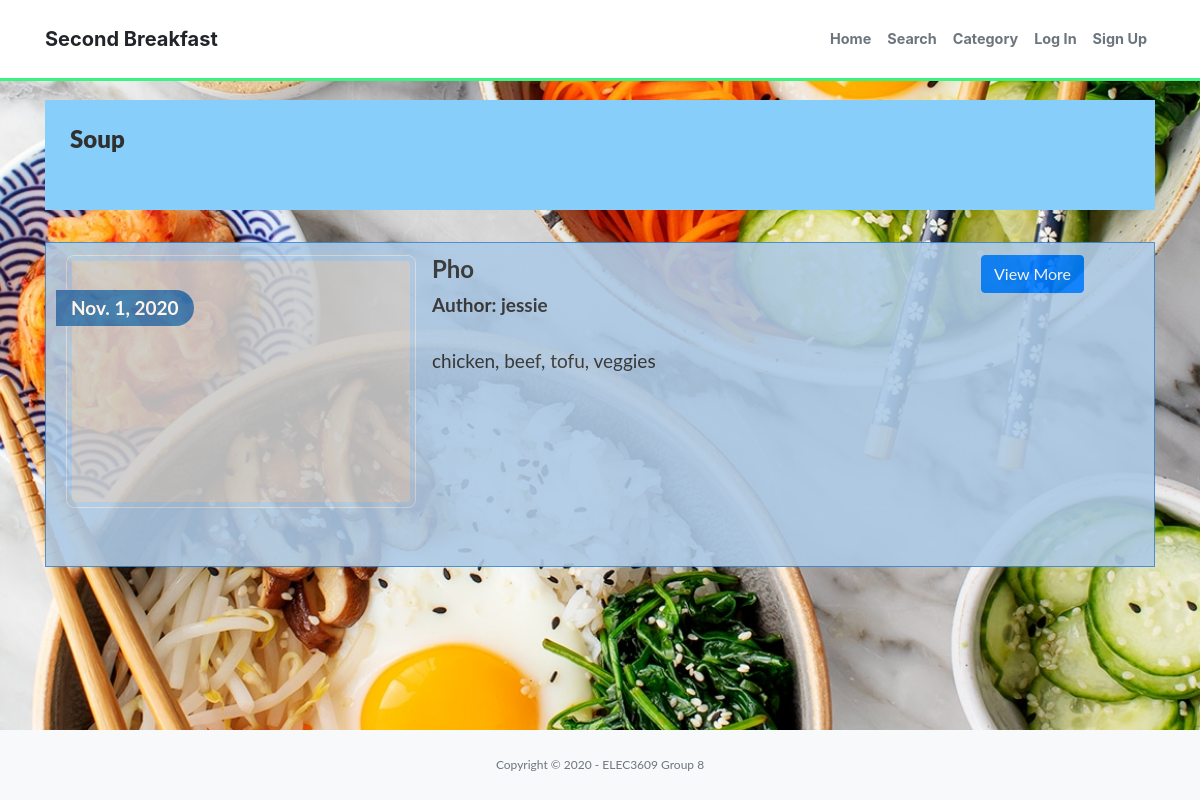
/Soup/, run on the app's committed database.
### recipe/models.py (models this page shows)
class Post(models.Model):
    user = models.ForeignKey(User, on_delete=models.CASCADE)
    title = models.TextField(max_length=75, null=True, blank=False)
    content = models.TextField()
    picture = models.ImageField(upload_to='post_images', null=True, blank=True)
    timestamp = models.DateField(auto_now_add=True)
    category_choices = [
        ('AussieBBQ', 'AussieBBQ'),
        ('BakedSweets', 'BakedSweets'),
        ('Bread', 'Bread'),
        ('Breakfast', 'Breakfast'),
        ('Burgers', 'Burgers'),
        ('Chinese', 'Chinese'),
        ('Dessert', 'Dessert'),
        ('Drinks', 'Drinks'),
        ('Fried Food', 'Fried Food'),
        ('Greek', 'Greek'),
        ('Indian', 'Indian'),
        ('Japanese', 'Japanese'),
        ('Lebanese', 'Lebanese'),
        ('Mexican', 'Mexican'),
        ('Pasta', 'Pasta'),
        ('Pastries', 'Pastries'),
        ('Pies', 'Pies'),
        ('Pizza', 'Pizza'),
        ('Rice', 'Rice'),
        ('Salad', 'Salad'),
        ('Sandwich', 'Sandwich'),
        ('Seafood', 'Seafood'),
        ('Snacks', 'Snacks'),
        ('Soup', 'Soup'),
        ('Steak', 'Steak'),
        ('Thai', 'Thai'),
        ('Vegetarian', 'Vegetarian'),
    ]
    category = models.CharField(
        max_length = 20,
        choices = category_choices,
    )
    @property
    def short_content(self):
        if len(self.content) < 200:
            return self.content
        else:
            return self.content [:200] + '...'
    @property
    def post_img(self):
        if self.picture and hasattr(self.picture, 'url'):
            return self.picture.url

### recipe/views.py (the view)
# urls.py: path('Soup/',recipe_views.Soup, name='Soup'),
def Soup(request):
    allposts = Post.objects.filter(category='Soup')
    return render(request, 'recipies/Soup.html',{'allposts': allposts})

### recipe/templates/recipies/Soup.html (shortened to what this page needs)
{% extends "base.html" %}
{% load static %}
{% block head_css %}
<link rel="stylesheet" type="text/css" href="{% static '/css/myrecipes.css' %}">
{% endblock %}
{% block page_content %}
  <div class="container">
    <ul class="list-group">
      <div class="jumbotron">
        <h2><strong>Soup</strong></h2>
      </div>
      {% for post in allposts %}
      <li class="list-group-item">
        <div  class="row">
          {% if post.post_img %}
          <div class="media col-md-4">
            <figure>
              <img class="media-object img-rounded img-responsive" src="{{post.post_img}}">
              <span class="post-date">{{post.timestamp}}</span>
            </figure>
          </div>
          {% else %}
          <div class="media col-md-4">
            <figure>
              <img class="media-object img-rounded img-responsive" src="http://placehold.it/350x250">
              <span class="post-date">{{post.timestamp}}</span>
            </figure>
          </div>
          {% endif %}
          <div class="col-md-6">
            <h4 class="list-group-item-heading"><strong> {{ post.title }}</strong></h4>
            <p class="list-group-item-text"><strong>Author: {{post.user}}</strong> </p>
            <p class="list-group-item-text"> {{post.short_content}}</p>
          </div>
          <div class="col-md-2">
            <div class="btn-group-vertical">
              <a href="{% url 'detail' pk=post.pk %}" class="btn btn-primary">View More</a>
            </div>
          </div>
        </div>
      </li>
      {% endfor %}
    </ul>
  </div>
{% endblock %}

### recipe/static/css/base.css (style rules this page uses)
@media screen and (min-width: 768px) { body { padding-top: 100px; } }
body { height: 100vh; }

### recipe/static/css/myrecipes.css (style rules this page uses)
.row { font-size: 19px; line-height: 1.375em; color: #303030; font-weight: 400; margin-bottom: 30px; }
.list-group-item { border: 1px solid rgba(8, 105, 196, 0.671); border-radius: 0!important; transition: box-shadow 0.5s; background-color: rgb(173, 202, 230); opacity: 0.9; }
body { background: url("/static/assets/post_recipe_bg.jpg"); background-position: center; background-repeat: no-repeat; background-attachment: fixed; background-size: cover; font: 400 15px Lato, sans-serif; line-height: 1.8; }
figure { object-position: center; }
img.media-object { position: center; border-radius: 8px; border: 1px solid #ddd; padding: 5px; width: 350px; height: Auto; }
h2 { font-size: 24px; color: #303030; font-weight: 600; margin-bottom: 30px; }
p { font-size: 19px; line-height: 1.375em; color: #303030; font-weight: 400; margin-bottom: 30px; }
.jumbotron { color: #fff!important; background-color: lightskyblue!important; padding: 25px; border-bottom: 1px solid transparent; border-top-left-radius: 0px; border-top-right-radius: 0px; border-bottom-left-radius: 0px; border-bottom-right-radius: 0px; }
span.post-date { position: absolute; background: #337ab7; top: 35px; left: 5px; color: #fff; border-radius: 0 25px 25px 0; padding: 5px 15px; font-weight: 700; }

### data on the page
Post: timestamp "Nov. 1, 2020", title "Pho", user "jessie", short_content "chicken, beef, tofu, veggies"
